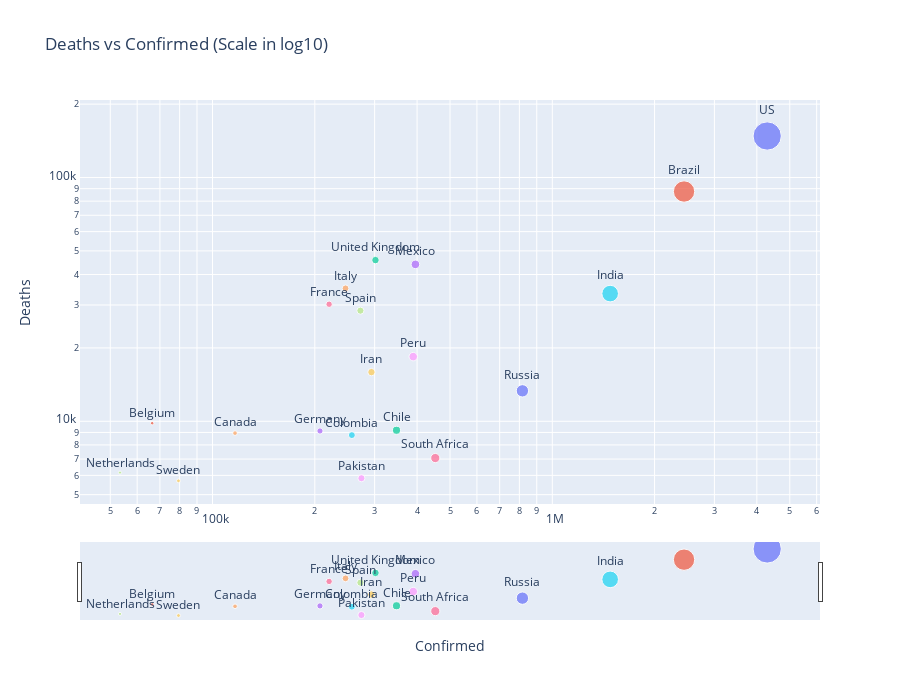

The notebook cell this image was saved under:
### Code cell
world_fig = px.scatter(df.sort_values('Deaths', ascending=False).iloc[:20, :], 
                 x='Confirmed', y='Deaths', color='Country/Region', size='Confirmed', 
                 height=700, text='Country/Region', log_x=True, log_y=True, 
                 title='Deaths vs Confirmed (Scale in log10)')
world_fig.update_traces(textposition='top center')
world_fig.update_layout(showlegend=False)
world_fig.update_layout(xaxis_rangeslider_visible=True)
world_fig.show()

### Figure 1 — Plotly figure (JSON) as saved in the notebook; plotly's stock layout.template omitted (floating-point values rounded to 4 significant figures)
{"data": [{"hovertemplate": "Country/Region=%{text}<br>Confirmed=%{marker.size}<br>Deaths=%{y}<extra></extra>", "legendgroup": "US", "marker": {"color": "#636efa", "size": [4290259], "sizemode": "area", "sizeref": 10730.0, "symbol": "circle"}, "mode": "markers+text", "name": "US", "orientation": "v", "showlegend": true, "text": ["US"], "textposition": "top center", "type": "scatter", "x": [4290259], "xaxis": "x", "y": [148011], "yaxis": "y"}, {"hovertemplate": "Country/Region=%{text}<br>Confirmed=%{marker.size}<br>Deaths=%{y}<extra></extra>", "legendgroup": "Brazil", "marker": {"color": "#EF553B", "size": [2442375], "sizemode": "area", "sizeref": 10730.0, "symbol": "circle"}, "mode": "markers+text", "name": "Brazil", "orientation": "v", "showlegend": true, "text": ["Brazil"], "textposition": "top center", "type": "scatter", "x": [2442375], "xaxis": "x", "y": [87618], "yaxis": "y"}, {"hovertemplate": "Country/Region=%{text}<br>Confirmed=%{marker.size}<br>Deaths=%{y}<extra></extra>", "legendgroup": "United Kingdom", "marker": {"color": "#00cc96", "size": [301708], "sizemode": "area", "sizeref": 10730.0, "symbol": "circle"}, "mode": "markers+text", "name": "United Kingdom", "orientation": "v", "showlegend": true, "text": ["United Kingdom"], "textposition": "top center", "type": "scatter", "x": [301708], "xaxis": "x", "y": [45844], "yaxis": "y"}, {"hovertemplate": "Country/Region=%{text}<br>Confirmed=%{marker.size}<br>Deaths=%{y}<extra></extra>", "legendgroup": "Mexico", "marker": {"color": "#ab63fa", "size": [395489], "sizemode": "area", "sizeref": 10730.0, "symbol": "circle"}, "mode": "markers+text", "name": "Mexico", "orientation": "v", "showlegend": true, "text": ["Mexico"], "textposition": "top center", "type": "scatter", "x": [395489], "xaxis": "x", "y": [44022], "yaxis": "y"}, {"hovertemplate": "Country/Region=%{text}<br>Confirmed=%{marker.size}<br>Deaths=%{y}<extra></extra>", "legendgroup": "Italy", "marker": {"color": "#FFA15A", "size": [246286], "sizemode": "area", "sizeref": 10730.0, "symbol": "circle"}, "mode": "markers+text", "name": "Italy", "orientation": "v", "showlegend": true, "text": ["Italy"], "textposition": "top center", "type": "scatter", "x": [246286], "xaxis": "x", "y": [35112], "yaxis": "y"}, {"hovertemplate": "Country/Region=%{text}<br>Confirmed=%{marker.size}<br>Deaths=%{y}<extra></extra>", "legendgroup": "India", "marker": {"color": "#19d3f3", "size": [1480073], "sizemode": "area", "sizeref": 10730.0, "symbol": "circle"}, "mode": "markers+text", "name": "India", "orientation": "v", "showlegend": true, "text": ["India"], "textposition": "top center", "type": "scatter", "x": [1480073], "xaxis": "x", "y": [33408], "yaxis": "y"}, {"hovertemplate": "Country/Region=%{text}<br>Confirmed=%{marker.size}<br>Deaths=%{y}<extra></extra>", "legendgroup": "France", "marker": {"color": "#FF6692", "size": [220352], "sizemode": "area", "sizeref": 10730.0, "symbol": "circle"}, "mode": "markers+text", "name": "France", "orientation": "v", "showlegend": true, "text": ["France"], "textposition": "top center", "type": "scatter", "x": [220352], "xaxis": "x", "y": [30212], "yaxis": "y"}, {"hovertemplate": "Country/Region=%{text}<br>Confirmed=%{marker.size}<br>Deaths=%{y}<extra></extra>", "legendgroup": "Spain", "marker": {"color": "#B6E880", "size": [272421], "sizemode": "area", "sizeref": 10730.0, "symbol": "circle"}, "mode": "markers+text", "name": "Spain", "orientation": "v", "showlegend": true, "text": ["Spain"], "textposition": "top center", "type": "scatter", "x": [272421], "xaxis": "x", "y": [28432], "yaxis": "y"}, {"hovertemplate": "Country/Region=%{text}<br>Confirmed=%{marker.size}<br>Deaths=%{y}<extra></extra>", "legendgroup": "Peru", "marker": {"color": "#FF97FF", "size": [389717], "sizemode": "area", "sizeref": 10730.0, "symbol": "circle"}, "mode": "markers+text", "name": "Peru", "orientation": "v", "showlegend": true, "text": ["Peru"], "textposition": "top center", "type": "scatter", "x": [389717], "xaxis": "x", "y": [18418], "yaxis": "y"}, {"hovertemplate": "Country/Region=%{text}<br>Confirmed=%{marker.size}<br>Deaths=%{y}<extra></extra>", "legendgroup": "Iran", "marker": {"color": "#FECB52", "size": [293606], "sizemode": "area", "sizeref": 10730.0, "symbol": "circle"}, "mode": "markers+text", "name": "Iran", "orientation": "v", "showlegend": true, "text": ["Iran"], "textposition": "top center", "type": "scatter", "x": [293606], "xaxis": "x", "y": [15912], "yaxis": "y"}, {"hovertemplate": "Country/Region=%{text}<br>Confirmed=%{marker.size}<br>Deaths=%{y}<extra></extra>", "legendgroup": "Russia", "marker": {"color": "#636efa", "size": [816680], "sizemode": "area", "sizeref": 10730.0, "symbol": "circle"}, "mode": "markers+text", "name": "Russia", "orientation": "v", "showlegend": true, "text": ["Russia"], "textposition": "top center", "type": "scatter", "x": [816680], "xaxis": "x", "y": [13334], "yaxis": "y"}, {"hovertemplate": "Country/Region=%{text}<br>Confirmed=%{marker.size}<br>Deaths=%{y}<extra></extra>", "legendgroup": "Belgium", "marker": {"color": "#EF553B", "size": [66428], "sizemode": "area", "sizeref": 10730.0, "symbol": "circle"}, "mode": "markers+text", "name": "Belgium", "orientation": "v", "showlegend": true, "text": ["Belgium"], "textposition": "top center", "type": "scatter", "x": [66428], "xaxis": "x", "y": [9822], "yaxis": "y"}, {"hovertemplate": "Country/Region=%{text}<br>Confirmed=%{marker.size}<br>Deaths=%{y}<extra></extra>", "legendgroup": "Chile", "marker": {"color": "#00cc96", "size": [347923], "sizemode": "area", "sizeref": 10730.0, "symbol": "circle"}, "mode": "markers+text", "name": "Chile", "orientation": "v", "showlegend": true, "text": ["Chile"], "textposition": "top center", "type": "scatter", "x": [347923], "xaxis": "x", "y": [9187], "yaxis": "y"}, {"hovertemplate": "Country/Region=%{text}<br>Confirmed=%{marker.size}<br>Deaths=%{y}<extra></extra>", "legendgroup": "Germany", "marker": {"color": "#ab63fa", "size": [207112], "sizemode": "area", "sizeref": 10730.0, "symbol": "circle"}, "mode": "markers+text", "name": "Germany", "orientation": "v", "showlegend": true, "text": ["Germany"], "textposition": "top center", "type": "scatter", "x": [207112], "xaxis": "x", "y": [9125], "yaxis": "y"}, {"hovertemplate": "Country/Region=%{text}<br>Confirmed=%{marker.size}<br>Deaths=%{y}<extra></extra>", "legendgroup": "Canada", "marker": {"color": "#FFA15A", "size": [116458], "sizemode": "area", "sizeref": 10730.0, "symbol": "circle"}, "mode": "markers+text", "name": "Canada", "orientation": "v", "showlegend": true, "text": ["Canada"], "textposition": "top center", "type": "scatter", "x": [116458], "xaxis": "x", "y": [8944], "yaxis": "y"}, {"hovertemplate": "Country/Region=%{text}<br>Confirmed=%{marker.size}<br>Deaths=%{y}<extra></extra>", "legendgroup": "Colombia", "marker": {"color": "#19d3f3", "size": [257101], "sizemode": "area", "sizeref": 10730.0, "symbol": "circle"}, "mode": "markers+text", "name": "Colombia", "orientation": "v", "showlegend": true, "text": ["Colombia"], "textposition": "top center", "type": "scatter", "x": [257101], "xaxis": "x", "y": [8777], "yaxis": "y"}, {"hovertemplate": "Country/Region=%{text}<br>Confirmed=%{marker.size}<br>Deaths=%{y}<extra></extra>", "legendgroup": "South Africa", "marker": {"color": "#FF6692", "size": [452529], "sizemode": "area", "sizeref": 10730.0, "symbol": "circle"}, "mode": "markers+text", "name": "South Africa", "orientation": "v", "showlegend": true, "text": ["South Africa"], "textposition": "top center", "type": "scatter", "x": [452529], "xaxis": "x", "y": [7067], "yaxis": "y"}, {"hovertemplate": "Country/Region=%{text}<br>Confirmed=%{marker.size}<br>Deaths=%{y}<extra></extra>", "legendgroup": "Netherlands", "marker": {"color": "#B6E880", "size": [53413], "sizemode": "area", "sizeref": 10730.0, "symbol": "circle"}, "mode": "markers+text", "name": "Netherlands", "orientation": "v", "showlegend": true, "text": ["Netherlands"], "textposition": "top center", "type": "scatter", "x": [53413], "xaxis": "x", "y": [6160], "yaxis": "y"}, {"hovertemplate": "Country/Region=%{text}<br>Confirmed=%{marker.size}<br>Deaths=%{y}<extra></extra>", "legendgroup": "Pakistan", "marker": {"color": "#FF97FF", "size": [274289], "sizemode": "area", "sizeref": 10730.0, "symbol": "circle"}, "mode": "markers+text", "name": "Pakistan", "orientation": "v", "showlegend": true, "text": ["Pakistan"], "textposition": "top center", "type": "scatter", "x": [274289], "xaxis": "x", "y": [5842], "yaxis": "y"}, {"hovertemplate": "Country/Region=%{text}<br>Confirmed=%{marker.size}<br>Deaths=%{y}<extra></extra>", "legendgroup": "Sweden", "marker": {"color": "#FECB52", "size": [79395], "sizemode": "area", "sizeref": 10730.0, "symbol": "circle"}, "mode": "markers+text", "name": "Sweden", "orientation": "v", "showlegend": true, "text": ["Sweden"], "textposition": "top center", "type": "scatter", "x": [79395], "xaxis": "x", "y": [5700], "yaxis": "y"}], "layout": {"height": 700, "legend": {"itemsizing": "constant", "title": {"text": "Country/Region"}, "tracegroupgap": 0}, "showlegend": false, "title": {"text": "Deaths vs Confirmed (Scale in log10)"}, "xaxis": {"anchor": "y", "domain": [0, 1], "rangeslider": {"visible": true}, "title": {"text": "Confirmed"}, "type": "log"}, "yaxis": {"anchor": "x", "domain": [0, 1], "title": {"text": "Deaths"}, "type": "log"}}}
